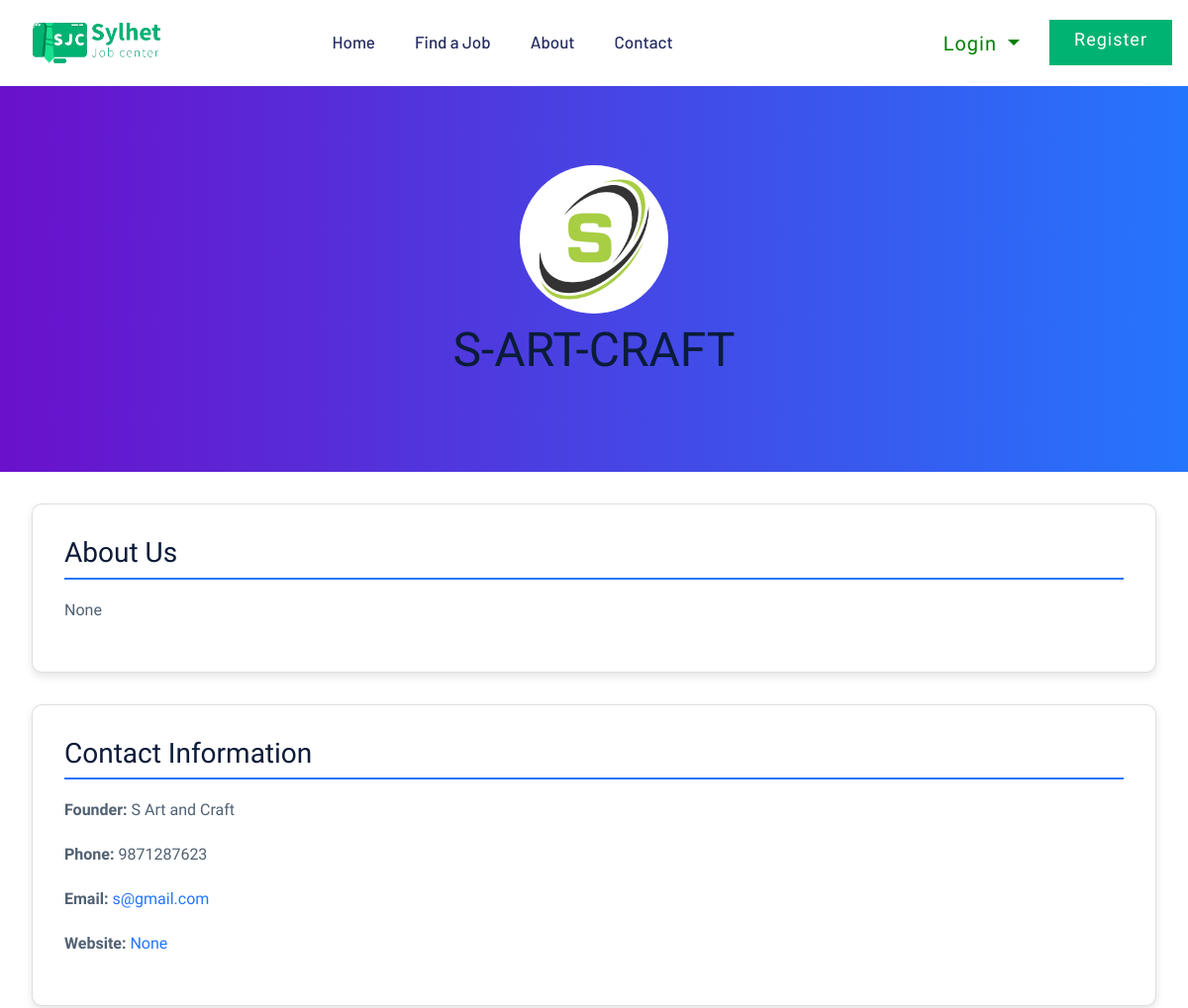
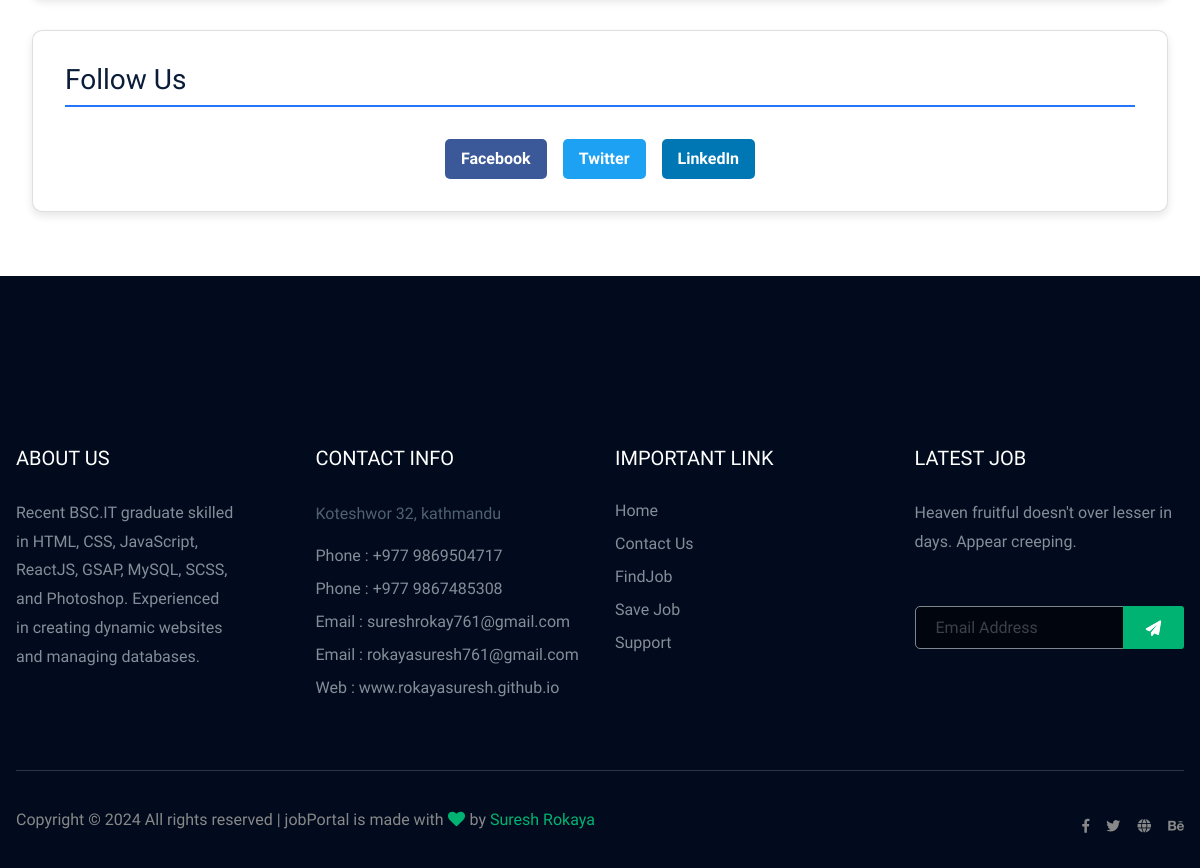
Page /company_details/8 on the committed database (2 pictures, top to bottom).
### job/models.py (models this page shows, shortened)
class Employers(models.Model):
    user=models.ForeignKey(User, on_delete=models.CASCADE)
    company=models.CharField(max_length=200, null=True)
    company_des=models.CharField(max_length=400, null=True)
    mobile=models.CharField(max_length=15, null= True)
    image=models.ImageField(null=True, upload_to='user_profile')
    web=models.CharField(max_length=100, null=True)
    is_employer = models.BooleanField(default=False)
    status=models.CharField(max_length=20, null=True)

### job/views/jobseeker.py (the view)
# urls.py: path('company_details/<int:id>', copmany, name='company_details'),
def copmany(request, id):
    company=Employers.objects.get(id=id)
    return render(request, 'main/company.html', {
        'company': company,
    })

### job/views/jobseeker.py (called while the page is built)
def notification_count(request):
    if request.user.is_authenticated:
        return {'notification_count': Notification.objects.filter(user=request.user, is_read=False).count()}
    return {'notification_count': 0}

### job/templates/main/company.html (shortened to what this page needs)
{% extends 'base/base.html' %}
{% load static %}
{% load custom_filters %}
{% block content %}
<main>
    <section class="hero">
        <div class="hero-content">
            <img src="{{ company.image.url }}" alt="{{ company.name }} Logo" class="hero-logo">
            <h1 class="hero-title">{{ company.company }}</h1>
        </div>
    </section>
    <section class="company-detail">
        <div class="container">
            <div class="company-info card">
                <h2>About Us</h2>
                <p>{{ company.company_des }}</p>
            </div>
            <div class="company-contact card">
                <h2>Contact Information</h2>
                <p><strong>Founder:</strong> {{ company.user.first_name }} {{company.user.last_name}}</p>
                <p><strong>Phone:</strong> {{ company.mobile }}</p>
                <p><strong>Email:</strong> <a href="mailto:{{ company.employers.user.username }}">{{ company.user.username }}</a></p>
                <p><strong>Website:</strong> <a href="{{ company.web}}" target="_blank">{{ company.web }}</a></p>
            </div>
            <div class="company-social card">
                <h2>Follow Us</h2>
                <div class="soc">
                    <a href="{{ company.facebook }}" target="_blank" class="social-icon facebook">Facebook</a>
                <a href="{{ company.twitter }}" target="_blank" class="social-icon twitter">Twitter</a>
                <a href="{{ company.linkedin }}" target="_blank" class="social-icon linkedin">LinkedIn</a>
                </div>
            </div>
        </div>
    </section>
</main>
{% endblock %}

### job/templates/base/header.html (style rules this page uses)
a { text-decoration: none; }

### job/templates/main/company.html (style rules this page uses)
.hero { background: linear-gradient(to right, #6a11cb, #2575fc); color: #fff; padding: 5rem 1rem; text-align: center; }
.hero-logo { max-width: 150px; border-radius: 50%; }
.hero-title { font-size: 3rem; margin: 0.5rem 0; }
.company-detail { padding: 2rem 1rem; }
.container { max-width: 1200px; margin: 0 auto; padding: 0 1rem; }
.card { background: #fff; border-radius: 10px; box-shadow: 0 4px 8px rgba(0, 0, 0, 0.1); padding: 2rem; margin-bottom: 2rem; }
.card h2 { font-size: 1.75rem; margin-bottom: 1rem; border-bottom: 2px solid #2575fc; padding-bottom: 0.5rem; }
.card a { color: #2575fc; text-decoration: none; }
.company-social { display: flex; gap: 1rem; flex-wrap: wrap; }
.soc { display: flex; flex-direction: row; gap: 1rem; flex-wrap: wrap; justify-content: center; color: white !; }
.soc a { color: white; }
.social-icon { display: inline-block; padding: 0.5rem 1rem; border-radius: 5px; color: #fff; text-decoration: none; font-weight: 600; }
.social-icon.facebook { background: #3b5998; }
.social-icon.twitter { background: #1da1f2; }
.social-icon.linkedin { background: #0077b5; }

### rows in the picture
Employers: image (picture), company "S-ART-CRAFT", company_des "None", user.first_name "S", user.last_name "Art and Craft", mobile "9871287623", user.username "s@gmail.com", web "None"
